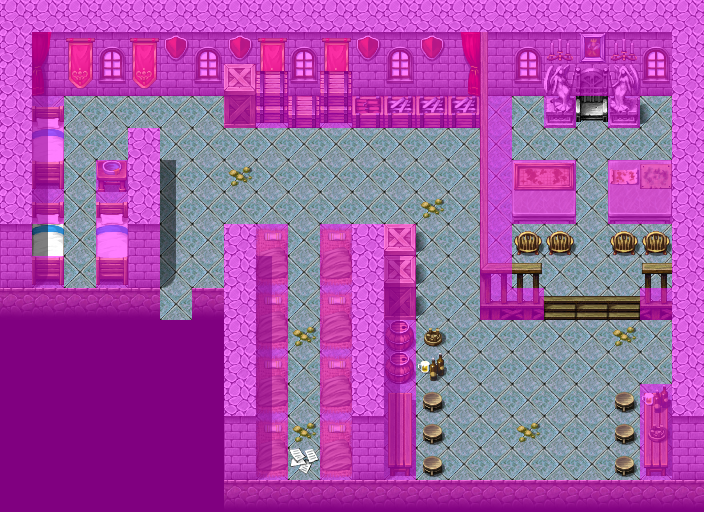

Rendered tile map (Tiled .tmx) drawn with the repository's tilesets; below, a short description and the map source with its tile grids summarised:
An orthogonal 22x16 tile map with 32x32 px tiles, 4 tile layers (Ground, Objects, Above, Walkable), 12 tilesets and 11 objects (7x spawn, 2x mapchange, sign, key).

<map version="1.0" orientation="orthogonal" width="22" height="16" tilewidth="32" tileheight="32">
    <tileset firstgid="1" name="map_12" tilewidth="32" tileheight="32">
        <image source="../drawable/map_12.png" />
    </tileset>
    <tileset firstgid="65" name="map_7" tilewidth="32" tileheight="32">
        <image source="../drawable/map_7.png" />
    </tileset>
    <tileset firstgid="129" name="map_5" tilewidth="32" tileheight="32">
        <image source="../drawable/map_5.png" />
    </tileset>
    <tileset firstgid="193" name="map_9" tilewidth="32" tileheight="32">
        <image source="../drawable/map_9.png" />
    </tileset>
    <tileset firstgid="257" name="map_6" tilewidth="32" tileheight="32">
        <image source="../drawable/map_6.png" />
    </tileset>
    <tileset firstgid="321" name="map_8" tilewidth="32" tileheight="32">
        <image source="../drawable/map_8.png" />
    </tileset>
    <tileset firstgid="385" name="map_11" tilewidth="32" tileheight="32">
        <image source="../drawable/map_11.png" />
    </tileset>
    <tileset firstgid="449" name="map_10" tilewidth="32" tileheight="32">
        <image source="../drawable/map_10.png" />
    </tileset>
    <tileset firstgid="513" name="map_3" tilewidth="32" tileheight="32">
        <image source="../drawable/map_3.png" />
    </tileset>
    <tileset firstgid="577" name="map_0" tilewidth="32" tileheight="32">
        <image source="../drawable/map_0.png" />
    </tileset>
    <tileset firstgid="641" name="map_1" tilewidth="32" tileheight="32">
        <image source="../drawable/map_1.png" />
    </tileset>
    <tileset firstgid="705" name="map_2" tilewidth="32" tileheight="32">
        <image source="../drawable/map_2.png" />
    </tileset>
    <layer name="Ground" width="22" height="16">
        <data>[352 cells, 352 non-empty, 14 distinct tile ids]</data>
    </layer>
    <layer name="Objects" width="22" height="16">
        <data>[352 cells, 108 non-empty, 40 distinct tile ids]</data>
    </layer>
    <layer name="Above" width="22" height="16">
        <data>[352 cells, 39 non-empty, 13 distinct tile ids]</data>
    </layer>
    <layer name="Walkable" width="22" height="16">
        <data>[352 cells, 231 non-empty, 1 distinct tile ids]</data>
    </layer>
    <objectgroup name="Mapevents">
        <object name="south" type="mapchange" x="160" y="288" width="32" height="32">
            <properties>
                <property name="map" value="blackwater_mountain11" />
                <property name="place" value="house9" />
            </properties>
        </object>
        <object name="sign_blackwater29" type="sign" x="288" y="448" width="32" height="32" />
        <object name="base_beamto_stoutford" type="mapchange" x="32" y="224" width="32" height="32">
            <properties>
                <property name="map" value="stoutford_castle_barrack2" />
                <property name="place" value="base_beamto_prim" />
            </properties>
        </object>
    </objectgroup>
    <objectgroup name="Spawn" visible="0">
        <object name="guthbered" type="spawn" x="576" y="128" width="32" height="32">
            <properties>
                <property name="spawngroup" value="guthbered" />
            </properties>
        </object>
        <object name="guthbered_guard" type="spawn" x="544" y="128" width="32" height="32">
            <properties>
                <property name="spawngroup" value="guthbered_guard" />
            </properties>
        </object>
        <object name="guthbered_guard_1" type="spawn" x="608" y="128" width="32" height="32">
            <properties>
                <property name="spawngroup" value="guthbered_guard" />
            </properties>
        </object>
        <object name="prim_guard2" type="spawn" x="448" y="352" width="192" height="128">
            <properties>
                <property name="spawngroup" value="prim_guard2" />
            </properties>
        </object>
        <object name="prim_guard1" type="spawn" x="288" y="128" width="192" height="32">
            <properties>
                <property name="spawngroup" value="prim_guard1" />
            </properties>
        </object>
        <object name="prim_guard3" type="spawn" x="64" y="256" width="32" height="32">
            <properties>
                <property name="spawngroup" value="prim_guard3" />
            </properties>
        </object>
        <object name="prim_guard4" type="spawn" x="192" y="96" width="32" height="32">
            <properties>
                <property name="spawngroup" value="prim_guard4" />
            </properties>
        </object>
    </objectgroup>
    <objectgroup name="Keys">
        <object name="base_nondisplay:1" type="key" x="32" y="224" width="32" height="32">
            <properties>
                <property name="phrase" value="base_beamto_10" />
                <property name="requireId" value="base_nondisplay" />
                <property name="requireType" value="questProgress" />
                <property name="requireValue" value="1" />
            </properties>
        </object>
    </objectgroup>
</map>
